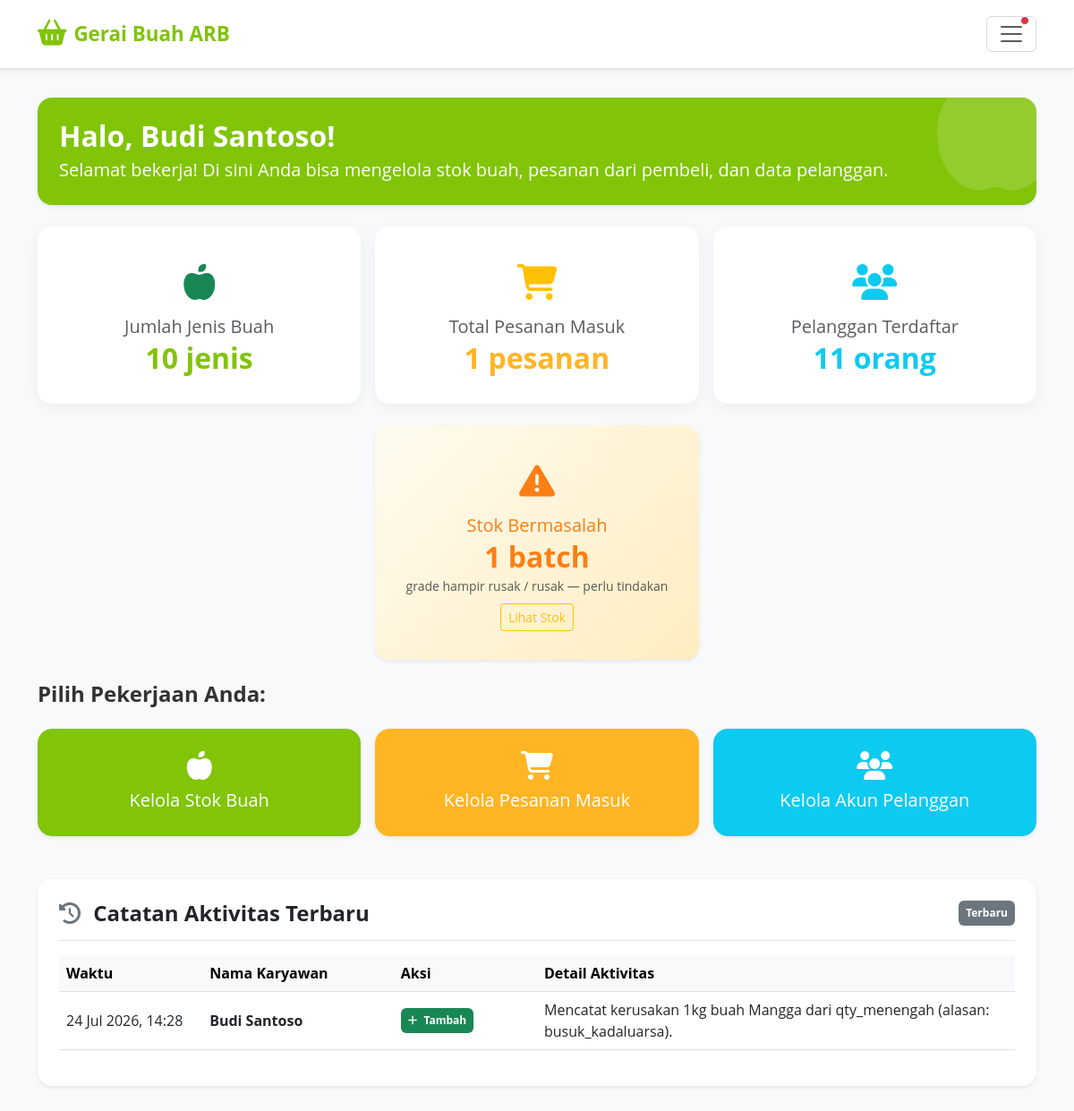
/karyawan/dashboard/ (signed in), run on an earlier commit of the app's database.
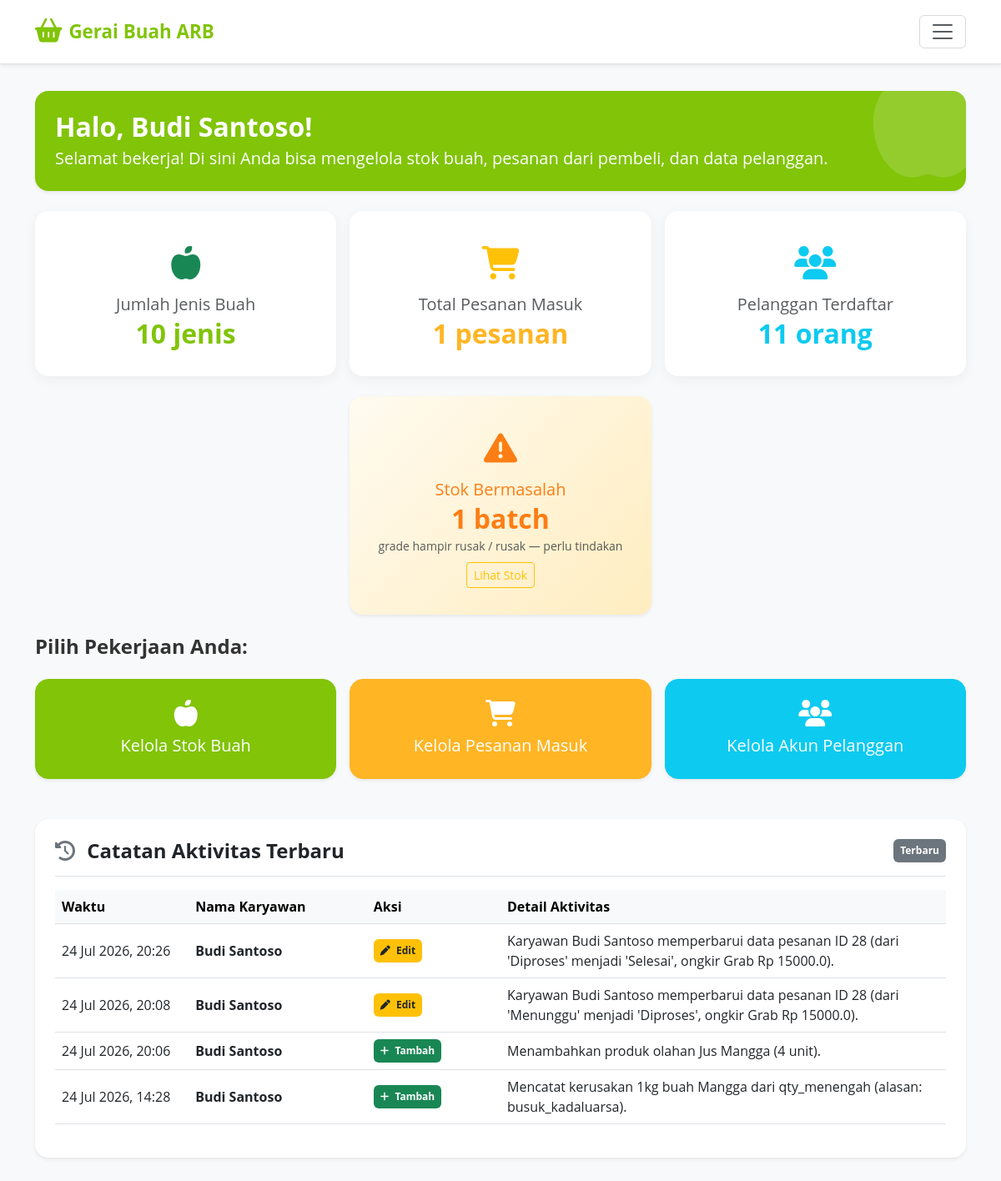
And on a later commit of the database.
### core/models.py (models this page shows, shortened)
class LogAktivitasKaryawan(models.Model):
    AKSI_CHOICES = [
        ('CREATE', 'CREATE'),
        ('UPDATE', 'UPDATE'),
        ('DELETE', 'DELETE'),
    ]
    TARGET_MODEL_CHOICES = [
        ('Buah', 'Buah'),
        ('Pembelian', 'Pembelian'),
        ('Pelanggan', 'Pelanggan'),
        ('DetailPengadaan', 'DetailPengadaan'),
        ('CatatanKerusakan', 'CatatanKerusakan'),
        ('ProdukOlahan', 'ProdukOlahan'),
    ]
    idLog = models.AutoField(primary_key=True)
    idKaryawan = models.ForeignKey(Karyawan, on_delete=models.CASCADE)
    aksi = models.CharField(max_length=10, choices=AKSI_CHOICES)
    target_model = models.CharField(max_length=20, choices=TARGET_MODEL_CHOICES)
    target_id = models.IntegerField()
    deskripsi = models.TextField()
    timestamp = models.DateTimeField(auto_now_add=True)
    class Meta:
        verbose_name_plural = "Log Aktivitas Karyawan"

class Karyawan(models.Model):
    idKaryawan = models.AutoField(primary_key=True)
    namaKaryawan = models.CharField(max_length=70)
    noHp = models.CharField(max_length=12, unique=True)
    password = models.CharField(max_length=128)
    class Meta:
        verbose_name_plural = "Karyawan"

### core/karyawan_views.py (the view)
# urls.py: path('dashboard/', karyawan_views.karyawan_dashboard, name='karyawan_dashboard'),
@karyawan_required
def karyawan_dashboard(request):
    karyawan_id = request.session['karyawan_id']
    karyawan = Karyawan.objects.get(pk=karyawan_id)
    total_buah = Buah.objects.count()
    total_pembelian = Pembelian.objects.count()
    total_pelanggan = Pelanggan.objects.count()
    logs = LogAktivitasKaryawan.objects.all().order_by('-timestamp')[:10]
    from datetime import date
    from django.db.models import Sum
    today = date.today()
    kerugian_bulan_ini = CatatanKerusakan.objects.filter(
        tanggalDicatat__year=today.year,
        tanggalDicatat__month=today.month
    ).aggregate(total=Sum('nilai_kerugian'))['total'] or 0
    pendapatan_olahan = ProdukOlahan.objects.filter(
        tanggal__year=today.year,
        tanggal__month=today.month
    ).aggregate(total=Sum('total_pendapatan'))['total'] or 0
    from django.db.models import Q
    stok_bermasalah = DetailPengadaan.objects.filter(
        Q(qty_hampir_rusak__gt=0) | Q(qty_rusak__gt=0), status=True
    ).count()
    context = {
        'karyawan': karyawan,
        'total_buah': total_buah,
        'total_pembelian': total_pembelian,
        'total_pelanggan': total_pelanggan,
        'logs': logs,
        'kerugian_bulan_ini': kerugian_bulan_ini,
        'pendapatan_olahan': pendapatan_olahan,
        'stok_bermasalah': stok_bermasalah,
    }
    return render(request, 'core/karyawan/dashboard.html', context)

### core/context_processors.py (called while the page is built, shortened)
def kesegaran_alert(request):
    kritis_buah = []
    peringatan_buah = []
    total_alerts = 0
    default_context = {
        'kritis_buah': kritis_buah,
        'peringatan_buah': peringatan_buah,
        'total_alerts': total_alerts,
    }
    if not request.user.is_authenticated or not request.user.is_staff:
        return default_context
    from django.urls import resolve
    try:
        resolved = resolve(request.path)
        if resolved.url_name != 'index' or not resolved.app_name == 'admin':
            return default_context
    except Exception:
        return default_context

def global_karyawan_alerts(request):
    badge_pesanan_baru = Pembelian.objects.filter(statusPembelian='Menunggu').count()
    return {
        'badge_pesanan_baru': badge_pesanan_baru
    }

### core/karyawan_views.py (called while the page is built)
def karyawan_required(view_func):
    @wraps(view_func)
    def _wrapped_view(request, *args, **kwargs):
        if 'karyawan_id' not in request.session:
            messages.error(request, 'Silakan login terlebih dahulu untuk mengakses portal karyawan.')
            return redirect('karyawan_login')
        return view_func(request, *args, **kwargs)
    return _wrapped_view

### core/templates/core/karyawan/dashboard.html (shortened to what the changed rows need)
{% extends 'core/karyawan/base.html' %}
{% block content %}
<div class="row mb-4">
    <div class="col-12">
        <div class="p-4 bg-brand-success text-white rounded-4 shadow-sm position-relative overflow-hidden">
            <div class="position-relative">
                <h2 class="fw-bold mb-1">Halo, {{ karyawan.namaKaryawan }}!</h2>
            </div>
        </div>
    </div>
</div>
<div class="row g-3 mb-4 text-center">
    <div class="col-12 col-md-4">
        <div class="card card-stat py-3">
            <div class="card-body">
                <h2 class="fw-bold m-0" style="color: #81C408;">{{ total_buah }} jenis</h2>
            </div>
        </div>
    </div>
    <div class="col-12 col-md-4">
        <div class="card card-stat py-3">
            <div class="card-body">
                <h2 class="fw-bold m-0" style="color: #FFB524;">{{ total_pembelian }} pesanan</h2>
            </div>
        </div>
    </div>
    <div class="col-12 col-md-4">
        <div class="card card-stat py-3">
            <div class="card-body">
                <h2 class="fw-bold m-0 text-info">{{ total_pelanggan }} orang</h2>
            </div>
        </div>
    </div>
</div>
<div class="row g-3 mb-4 justify-content-center text-center">
    <div class="col-12 col-md-4">
        <div class="card card-stat py-3 border-0 shadow-sm" style="background: linear-gradient(135deg, #fffbf0, #ffedc0);">
            <div class="card-body">
                <h2 class="fw-bold m-0" style="color: #fd7e14;">{{ stok_bermasalah }} batch</h2>
            </div>
        </div>
    </div>
</div>
<div class="row">
    <div class="col-12">
        <div class="card shadow-sm border-0 rounded-4 p-4">
            <div class="table-responsive">
                <table class="table table-hover align-middle">
                    <thead class="table-light">
                        <tr>
                            <th scope="col" style="width: 15%">Waktu</th>
                            <th scope="col" style="width: 20%">Nama Karyawan</th>
                            <th scope="col" style="width: 15%">Aksi</th>
                            <th scope="col" style="width: 50%">Detail Aktivitas</th>
                        </tr>
                    </thead>
                    <tbody>
                        {% if logs %}
                            {% for log in logs %}
                                <tr>
                                    <td>{{ log.timestamp|date:"d M Y, H:i" }}</td>
                                    <td><strong>{{ log.idKaryawan.namaKaryawan }}</strong></td>
                                    <td>
                                        {% if log.aksi == 'CREATE' %}
                                            <span class="badge bg-success p-2 fs-7"><i class="fa-solid fa-plus me-1"></i> Tambah</span>
                                        {% elif log.aksi == 'UPDATE' %}
                                            <span class="badge bg-warning text-dark p-2 fs-7"><i class="fa-solid fa-pen me-1"></i> Edit</span>
                                        {% else %}
                                            <span class="badge bg-danger p-2 fs-7"><i class="fa-solid fa-trash me-1"></i> Hapus</span>
                                        {% endif %}
                                    </td>
                                    <td>{{ log.deskripsi }}</td>
                                </tr>
                            {% endfor %}
                        {% endif %}
                    </tbody>
                </table>
            </div>
        </div>
    </div>
</div>
{% endblock %}

What changed in the data, as far as the page shows it:
added LogAktivitasKaryawan: timestamp "24 Jul 2026, 20:26", idKaryawan.namaKaryawan "Budi Santoso", aksi "UPDATE" (drawn), deskripsi "Karyawan Budi Santoso memperbarui data pesanan ID 28 (dari 'Diproses' menjadi 'Selesai', ongkir Grab Rp 15000.0)."
added LogAktivitasKaryawan: timestamp "24 Jul 2026, 20:08", idKaryawan.namaKaryawan "Budi Santoso", aksi "UPDATE" (drawn), deskripsi "Karyawan Budi Santoso memperbarui data pesanan ID 28 (dari 'Menunggu' menjadi 'Diproses', ongkir Grab Rp 15000.0)."
added LogAktivitasKaryawan: timestamp "24 Jul 2026, 20:06", idKaryawan.namaKaryawan "Budi Santoso", aksi "CREATE" (drawn), deskripsi "Menambahkan produk olahan Jus Mangga (4 unit)."
